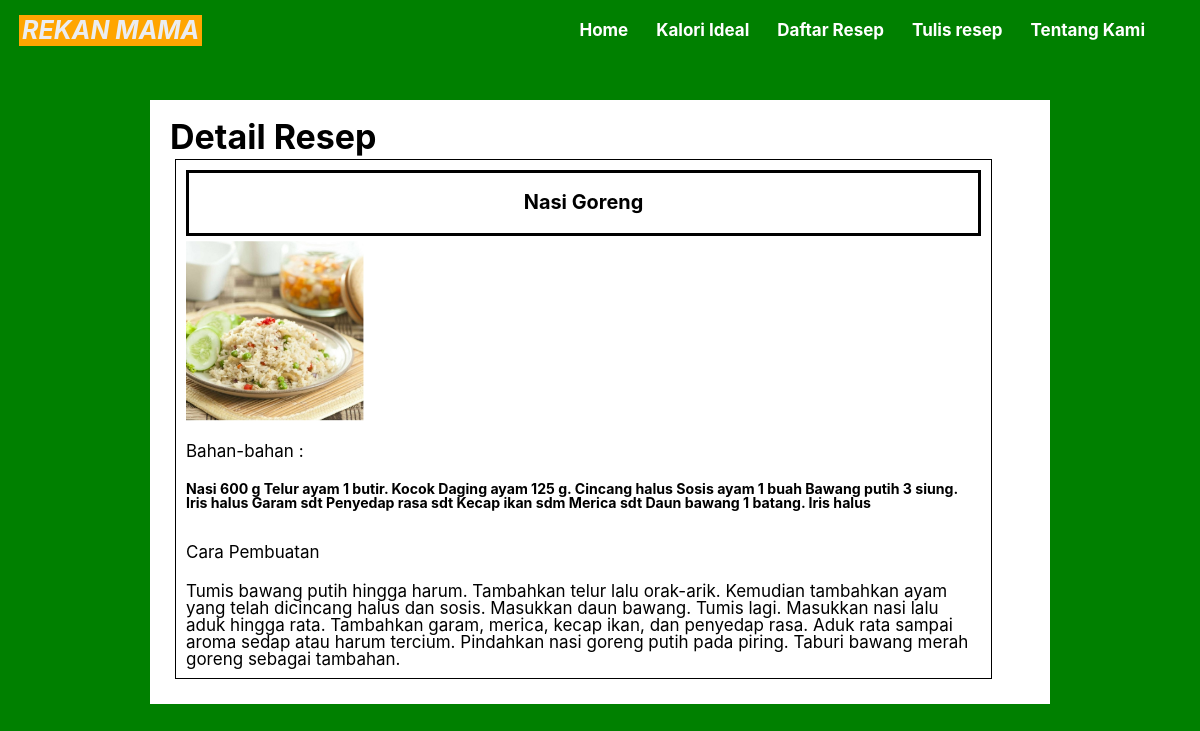
Screenshot of /detailResep.php?ida=27 with the database file from the repository.
### tables this page shows
CREATE TABLE `uts_resep` (
  `id_resep` int(11) NOT NULL,
  `nama` varchar(50) NOT NULL,
  `nama_resep` varchar(50) NOT NULL,
  `bahan` text NOT NULL,
  `cara` text NOT NULL,
  `foto` varchar(100) NOT NULL
);

### detailresep.php (the view, shortened to what this page needs)
<!DOCTYPE html>
<?php
include "koneksi.php";
$id = $_GET['ida'];
$sql = "SELECT * FROM uts_resep WHERE id_resep='$id'";
$result = mysqli_query($conn, $sql);
?>
<head>
    <link rel="stylesheet" href="assets/style.css">
</head>
<body>
    <?php include "header.php"; ?>
    <div class="d-resep">
        <div class="resepd">
            <h1>Detail Resep</h1>
            <?php
            $resep = mysqli_fetch_array($result)
            ?>
            <tr>
                <div class="list-dresep">
                    <h3 class=""><?= $resep['nama_resep'] ?></h3>
                    <img src="gambar/<?= $resep['foto'] ?>" alt="resep">
                    <p>Bahan-bahan :</p>
                    <h5><?= $resep['bahan']  ?></h5><br>
                    <p>Cara Pembuatan</p>
                    <?= $resep['cara']  ?>
                </div>
            </tr>
        </div>
    </div>
</body>
</html>

### assets/style.css (style rules this page uses)
body { background-color: green; font-family: -apple-system, BlinkMacSystemFont, "Segoe UI", Roboto, "Helvetica Neue", Arial, "Noto Sans", sans-serif, "Apple Color Emoji", "Segoe UI Emoji", "Segoe UI Symbol", "Noto Color Emoji"; font-size: 17px; line-height: 1; }
* { box-sizing: border-box; margin: 0; padding: 0; }
.d-resep { display: flex; flex-direction: column; z-index: -5; flex-direction: column; align-items: center; padding: 100px; }
.resepd { width: 90%; background-color: white; padding: 20px; overflow: hidden; }
.list-dresep { border: 1px solid black; padding: 10px; float: left; width: 95%; margin: 5px; transition: 0.3s ease; }
.list-dresep h3 { line-height: 3; border: 3px solid black; text-align: center; margin-bottom: 5px; }
.list-dresep p { line-height: 3; margin-bottom: 5px; }
.list-dresep img { height: 180px; display: block; margin-bottom: 5px; }

### rows the page displays
uts_resep: nama_resep "Nasi Goreng", foto (picture), bahan "Nasi 600 g Telur ayam 1 butir. Kocok Daging ayam 125 g. Cincang halus Sosis ayam 1 buah Bawang putih 3 siung. Iris halus Garam sdt Penyedap rasa sdt Kecap ikan sdm Merica sdt Daun bawang 1 batang. Iris halus", cara "Tumis bawang putih hingga harum. Tambahkan telur lalu orak-arik. Kemudian tambahkan ayam yang telah dicincang halus dan sosis. Masukkan daun bawang. Tumis lagi. Masukkan nasi lalu aduk hingga rata. Tambahkan garam, merica, kecap ikan, dan penyedap rasa. Aduk rata sampai aroma sedap atau harum tercium. Pindahkan nasi goreng putih pada piring. Taburi bawang merah goreng sebagai tambahan."
